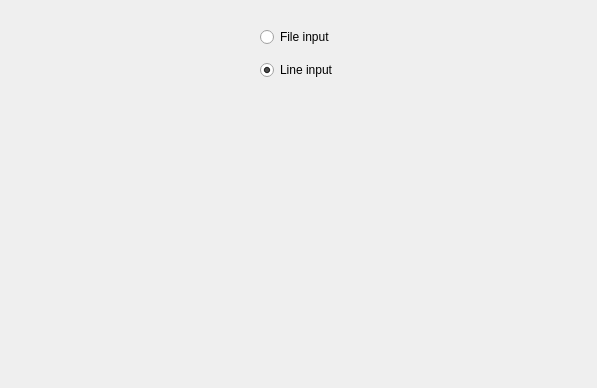
<?xml version="1.0" encoding="UTF-8"?>
<ui version="4.0">
 <class>ViContentWidget</class>
 <widget class="QWidget" name="ViContentWidget">
  <property name="geometry">
   <rect>
    <x>0</x>
    <y>0</y>
    <width>597</width>
    <height>388</height>
   </rect>
  </property>
  <property name="maximumSize">
   <size>
    <width>16777215</width>
    <height>16777215</height>
   </size>
  </property>
  <property name="windowTitle">
   <string>Form</string>
  </property>
  <property name="styleSheet">
   <string/>
  </property>
  <layout class="QGridLayout" name="gridLayout">
   <item row="0" column="0" colspan="2">
    <widget class="QWidget" name="widget" native="true">
     <layout class="QGridLayout" name="gridLayout_2">
      <item row="0" column="1">
       <widget class="QRadioButton" name="fileInput">
        <property name="text">
         <string>File input</string>
        </property>
       </widget>
      </item>
      <item row="1" column="1">
       <widget class="QRadioButton" name="lineInput">
        <property name="text">
         <string>Line input</string>
        </property>
        <property name="checked">
         <bool>true</bool>
        </property>
       </widget>
      </item>
      <item row="0" column="0">
       <spacer name="horizontalSpacer">
        <property name="orientation">
         <enum>Qt::Horizontal</enum>
        </property>
        <property name="sizeHint" stdset="0">
         <size>
          <width>40</width>
          <height>20</height>
         </size>
        </property>
       </spacer>
      </item>
      <item row="0" column="2">
       <spacer name="horizontalSpacer_2">
        <property name="orientation">
         <enum>Qt::Horizontal</enum>
        </property>
        <property name="sizeHint" stdset="0">
         <size>
          <width>40</width>
          <height>20</height>
         </size>
        </property>
       </spacer>
      </item>
     </layout>
    </widget>
   </item>
   <item row="1" column="0">
    <widget class="QWidget" name="playbackContainer" native="true">
     <layout class="QGridLayout" name="gridLayout_3"/>
    </widget>
   </item>
   <item row="1" column="1">
    <widget class="QWidget" name="volumeContainer" native="true">
     <layout class="QGridLayout" name="gridLayout_6"/>
    </widget>
   </item>
   <item row="2" column="0" colspan="2">
    <widget class="QWidget" name="originalWaveContainer" native="true">
     <property name="styleSheet">
      <string notr="true"/>
     </property>
     <layout class="QGridLayout" name="gridLayout_4"/>
    </widget>
   </item>
   <item row="3" column="0" colspan="2">
    <widget class="QWidget" name="correctedWaveContainer" native="true">
     <layout class="QGridLayout" name="gridLayout_5"/>
    </widget>
   </item>
  </layout>
 </widget>
 <resources/>
 <connections/>
</ui>
